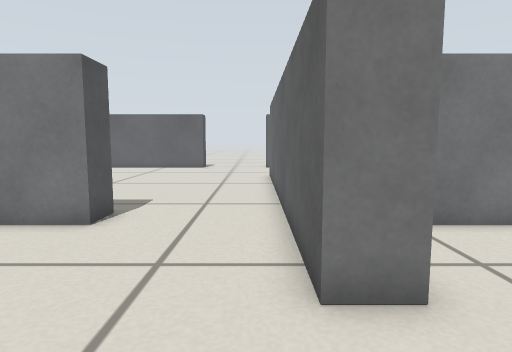
view 1 (above)

19 first-person views from a walk through a robot-simulator world made for Gazebo. The camera is 0.38 m above the floor, tilts 6° down and sees 75° across. The floor is counted in squares, 0.2 m on a side. Each view is taken from the middle of a square. On the plan, view 1 faces up. The plan holds only what a view shows up to about 17 squares ahead; the rest is blank.

view 2
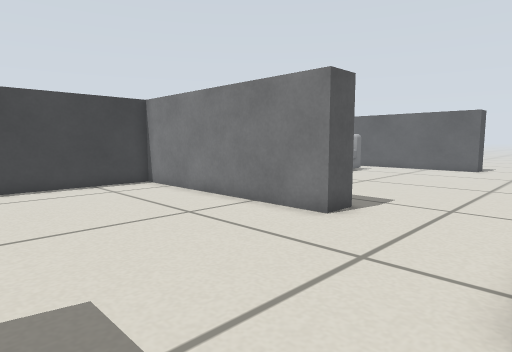

view 3
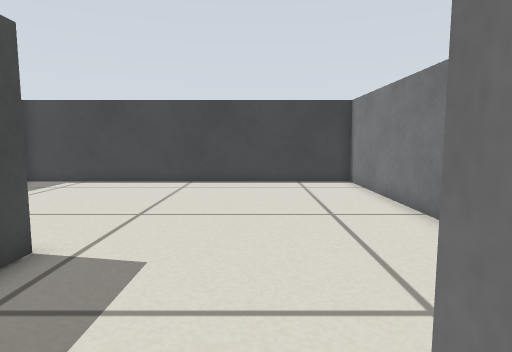

view 4
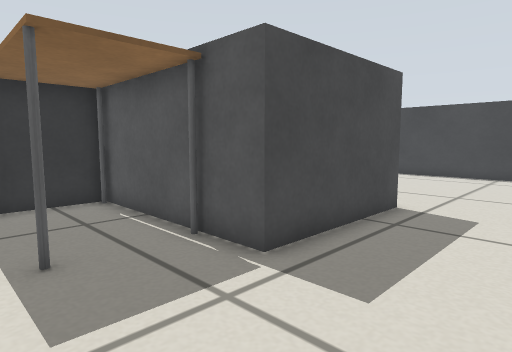

view 5
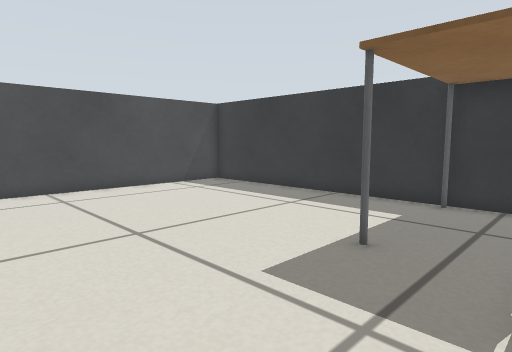

view 6
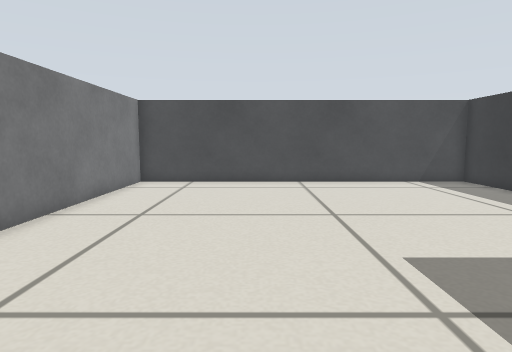

view 7
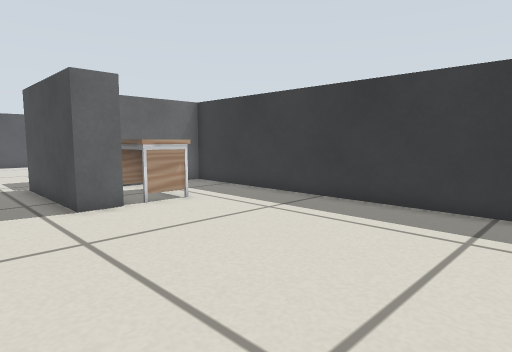

view 8
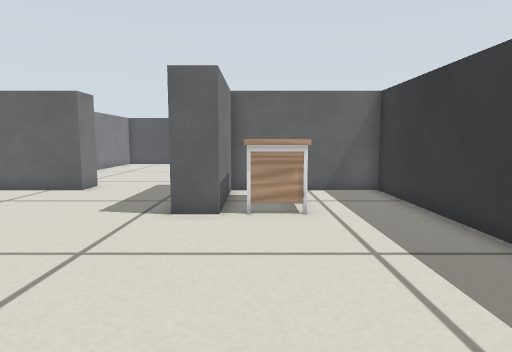

view 9
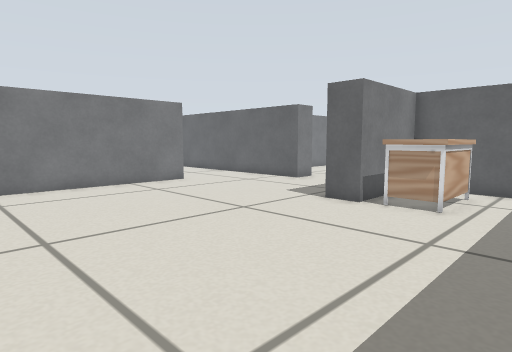

view 10
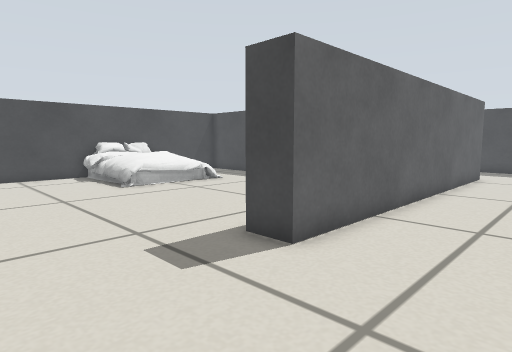

view 11
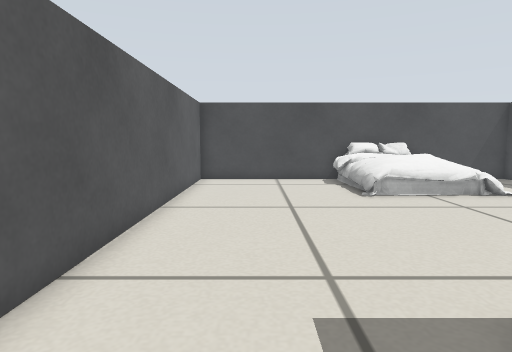

view 12
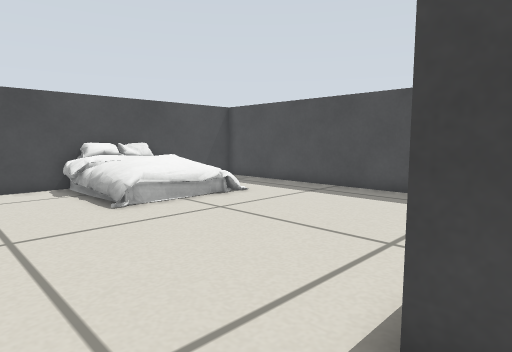

view 13
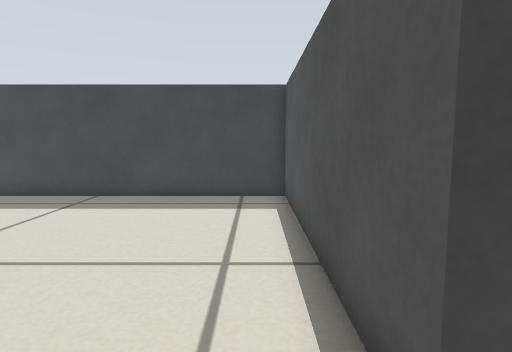

view 14
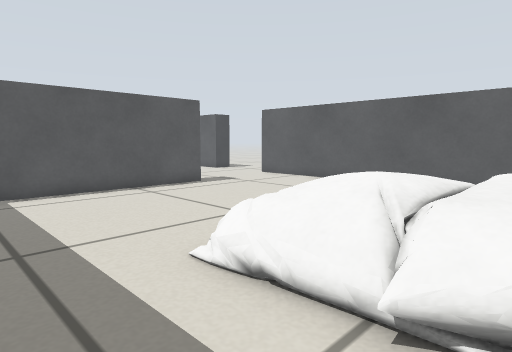

view 15
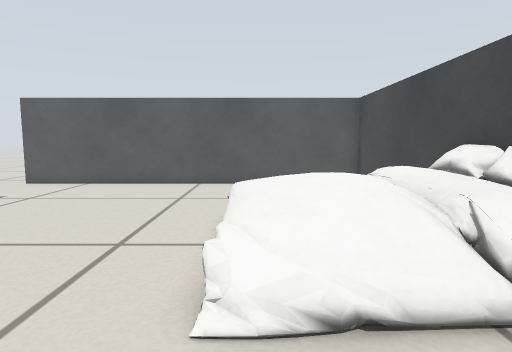

view 16
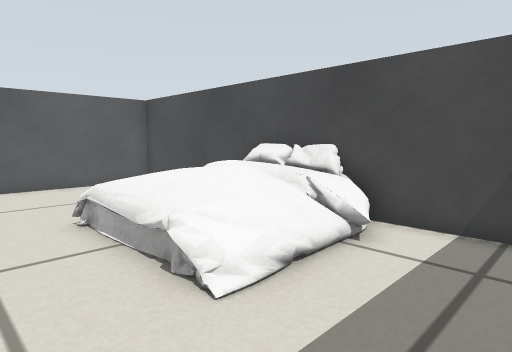

view 17
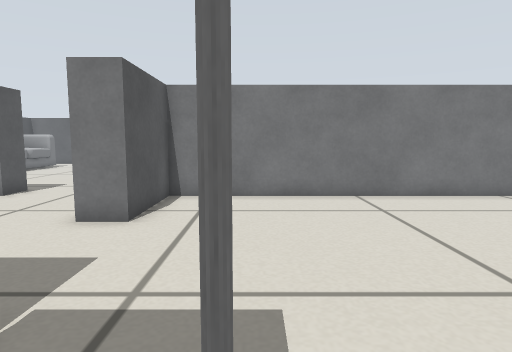

view 18
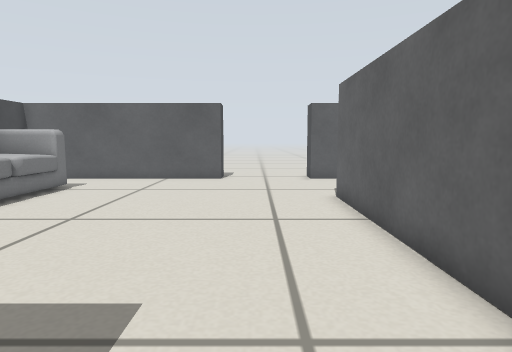

view 19
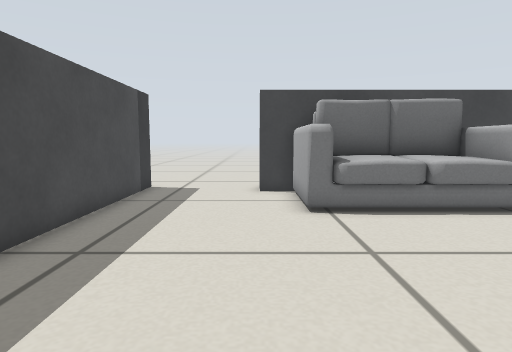

### Floor plan
Ten units are one square. View 1 is at (0, 0); x grows to the right and y downward. Boxes are objects, and circles mark ways between rooms. Rooms are numbered by the first view taken in them; rooms with no view inside come last. Other rooms are left out.
<svg viewBox="-165 -250 335 333">
<path fill="none" stroke="#000" d="M-37 -74 -135 -74 -135 78M8 -37 8 -74M-119 77 8 77 8 20M6 8 20 8 20 77 155 77 155 -74 20 -74 20 -37 8 -37M-37 -88 -37 -74M-135 -152 -135 -131M-148 -87 -65 -87M8 -74 8 -183M-36 -237 -135 -237 -135 -206M155 -164 155 -237 8 -237M8 -183 20 -183 20 -87 130 -87M150 -87 155 -87 155 -126"/>
<rect x="-35" y="25" width="30" height="20" fill="#bbb"><title>desk</title></rect>
<rect x="-35" y="5" width="40" height="20" fill="#bbb"><title>grey box</title></rect>
<rect x="15" y="65" width="10" height="10" fill="#bbb"><title>dining table</title></rect>
<rect x="15" y="25" width="10" height="10" fill="#bbb"><title>dining table</title></rect>
<rect x="45" y="65" width="10" height="10" fill="#bbb"><title>dining table</title></rect>
<rect x="45" y="25" width="10" height="10" fill="#bbb"><title>dining table</title></rect>
<rect x="-135" y="-205" width="40" height="60" fill="#bbb"><title>sofa</title></rect>
<rect x="105" y="-175" width="60" height="60" fill="#bbb"><title>bed</title></rect>
<circle cx="15" cy="-15" r="3" fill="#2a7"/>
<circle cx="-15" cy="-80" r="3" fill="#2a7"/>
<circle cx="15" cy="-210" r="3" fill="#2a7"/>
<text x="-70" y="0">1</text>
<text x="90" y="0">2</text>
<text x="-70" y="-140">3</text>
<text x="80" y="-160">4</text>
</svg>
Room 1 opens to room 2. Room 1 opens to room 3. Room 3 opens to room 4.

Where each view was taken, in squares from view 1:
view 1: 0 up, 0 right, facing up
view 2: 0 up, 1 right, facing up-left
view 3: 3 up, 2 right, facing left
view 4: 3 up, 6 right, facing down-left
view 5: 3 up, 2 right, facing down-right
view 6: 2 up, 0 right, facing right
view 7: 2 up, 13 left, facing down-right
view 8: 3 down, 12 left, facing right
view 9: 7 down, 13 left, facing up-right
view 10: 23 up, 3 left, facing down-right
view 11: 21 up, 1 left, facing right
view 12: 21 up, 1 right, facing down-right
view 13: 20 up, 3 right, facing down
view 14: 9 up, 15 right, facing up-left
view 15: 9 up, 11 right, facing up
view 16: 9 up, 8 right, facing up-right
view 17: 4 down, 5 right, facing up
view 18: 7 up, 2 left, facing up
view 19: 13 up, 1 left, facing left
